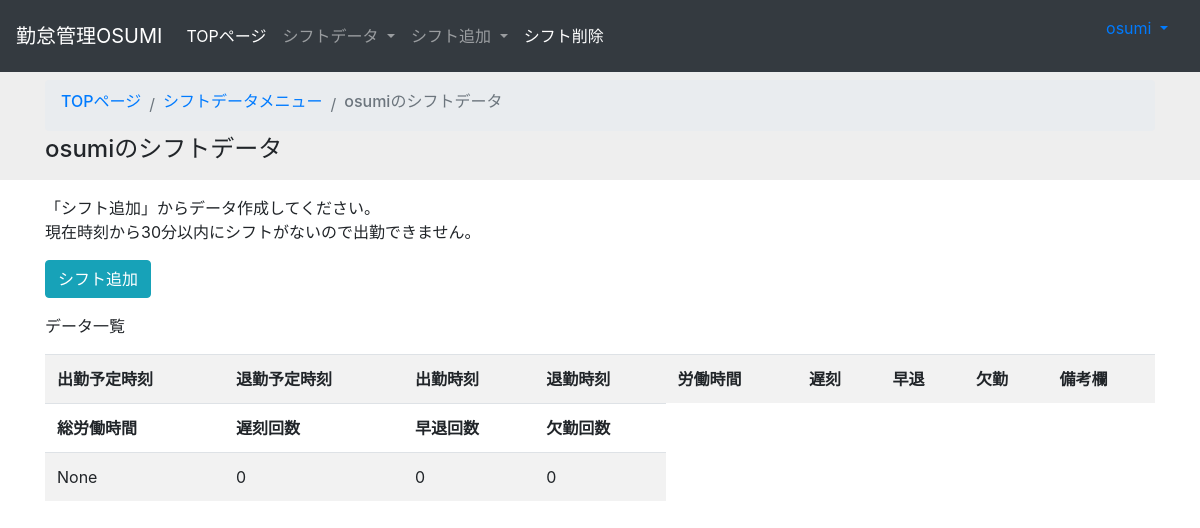
/attendance2/mylist (signed in), run on an earlier commit of the app's database.
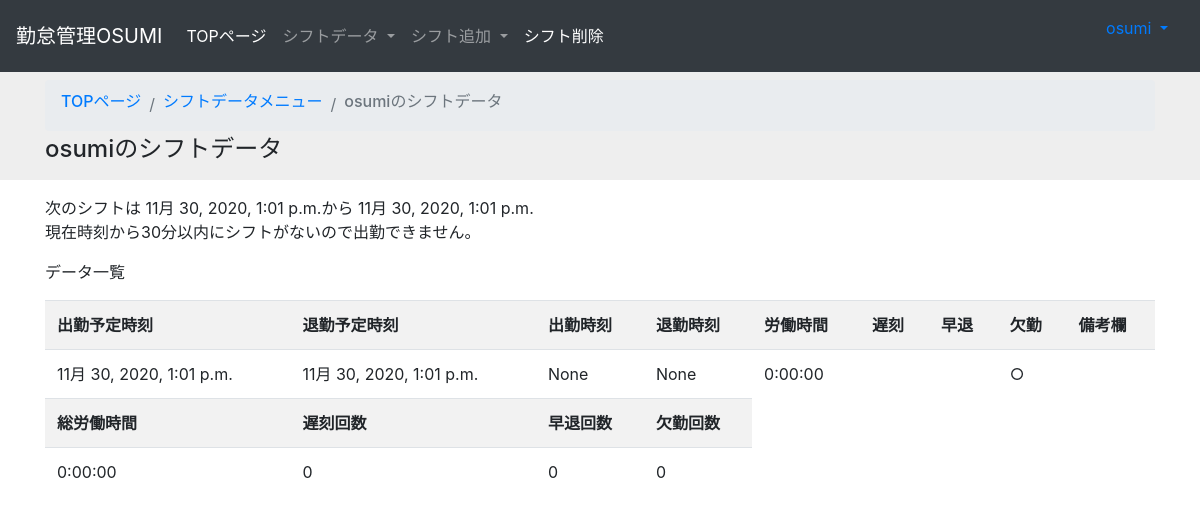
And on a later commit of the database.
### attendance2/models.py (models this page shows)
class Attendance(models.Model):
    user = models.ForeignKey(CustomUser, blank=False, null=False,on_delete=models.CASCADE, verbose_name="スタッフ名")
    scheduled_attend_time = models.DateTimeField(blank=False, null=False,verbose_name="出勤予定時刻")
    scheduled_leave_time = models.DateTimeField(blank=False, null=False,verbose_name="退勤予定時刻")
    attend_time = models.DateTimeField(blank=True, null=True, verbose_name="出勤時刻")
    leave_time = models.DateTimeField(blank=True, null=True, verbose_name="退勤時刻")
    work_time=models.DurationField(default=timedelta(), verbose_name="労働時間")
    remarks = models.TextField(blank=True, null=True, verbose_name="備考欄")
    def is_late(self): #遅刻判定フラグ
        if self.attend_time:
            if self.attend_time > self.scheduled_attend_time:
                return '○'
            else:
                return ' '
        else:
            return ' '
    def is_early(self): #早退判定フラグ
        if self.leave_time:
            if self.leave_time < self.scheduled_leave_time:
                return '○'
            else:
                return ' '
        else:
            return ' '
    def is_absence(self): #欠勤判定フラグ
        if self.attend_time== None and (self.scheduled_leave_time < timezone.now()):
            return '○'
        else:
            return ' '

### attendance2/views.py (the view, shortened to what this page needs)
# urls.py: path('mylist', views.mylist, name='mylist'),#自分のシフトデータ
def mylist(request):#自分のシフトデータ
    from .models import Attendance
    from django.db.models import Sum
    if request.user.is_authenticated:
        data = Attendance.objects.filter(user=request.user).order_by("scheduled_attend_time")
        absence_count=Attendance.objects.filter(user=request.user,attend_time=None ,leave_time=None,scheduled_leave_time__lt= datetime.now()).count()
        late_count = Attendance.objects.filter(user=request.user,attend_time__gt = F('scheduled_attend_time')).count()
        early_count = Attendance.objects.filter(user=request.user,leave_time__lt=F('scheduled_leave_time')).count()
        sum = data.aggregate(Sum('work_time'))
        if Attendance.objects.filter(Q(user=request.user),Q(scheduled_attend_time__lt=datetime.now()+timedelta(minutes=30)),Q(scheduled_leave_time__gt=datetime.now()),Q(attend_time=None),Q(leave_time=None)).exists():
            if Attendance.objects.filter(Q(user=request.user),Q(scheduled_leave_time__gt=datetime.now()),Q(attend_time=None)|Q(leave_time=None)).exists():
                display=Attendance.objects.filter(Q(user=request.user),Q(scheduled_leave_time__gt=datetime.now()),Q(attend_time=None)|Q(leave_time=None)).earliest('scheduled_attend_time')
                params = {  'message': request.user,#アカウントユーザー名表示
                            'attend_flag':True,#出勤ボタン表示flag
                            'leave_flag':False,#退勤ボタン表示flag
                            'data_flag':True,#データ存在flag
                            'display':display,#次のシフト表示
                            'data': data,#自分のシフトデータ
                            'sum':sum,#総労働時間
                            'user':request.user,#ログインユーザー名
                            'absence_count':absence_count,#欠席回数
                            'late_count':late_count,#遅刻回数
                            'early_count':early_count#早退回数
                        }
            else:
                params = {  'message': request.user,
                            'attend_flag':True,
                            'leave_flag':False,
                            'data_flag':False,
                            'data': data,#自分のシフトデータ
                            'sum':sum,#総労働時間
                            'user':request.user,#ログインユーザー名
                            'absence_count':absence_count,#欠席回数
                            'late_count':late_count,#遅刻回数
                            'early_count':early_count#早退回数
                        }
        elif Attendance.objects.filter(user=request.user,scheduled_leave_time__gt=datetime.now()).exists():
            if Attendance.objects.filter(Q(user=request.user),Q(scheduled_leave_time__gt=datetime.now()),Q(attend_time=None)|Q(leave_time=None)).exists():
                display=Attendance.objects.filter(Q(user=request.user),Q(scheduled_leave_time__gt=datetime.now()),Q(attend_time=None)|Q(leave_time=None)).earliest('scheduled_attend_time')
                params = {  'message': request.user,
                            'attend_flag':False,
                            'leave_flag':False,
                            'data_flag':True,
                            'data':data,
                            'display': display,#自分のシフトデータ
                            'sum':sum,#総労働時間
                            'user':request.user,#ログインユーザー名
                            'absence_count':absence_count,#欠席回数
                            'late_count':late_count,#遅刻回数
                            'early_count':early_count#早退回数
                        }
        else:
            params = {  'message': request.user,
                        'attend_flag':False,
                        'leave_flag':False,
                        'data_flag':False,
                        'data': data,#自分のシフトデータ
                        'user':request.user,#ログインユーザー名
                        'sum':sum,#総労働時間
                        'absence_count':absence_count,#欠席回数
                        'late_count':late_count,#遅刻回数
                        'early_count':early_count#早退回数
                    }
        return render(request, 'attendance2/mylist.html', params)
    else:
        object=Images.objects.get(pk=1)
        return render(request, 'myapp/index.html',{'object':object})

### templates/attendance2/mylist.html (shortened to what the changed rows need)
<!doctype html>
<html lang="ja">
    <head>
        <link rel="stylesheet" href="https://stackpath.bootstrapcdn.com/bootstrap/4.5.0/css/bootstrap.min.css">
    </head>
    <body>
    </body>
</html>
<!DOCTYPE html>
<html>
    <div class="py-3">
        <div class="container">
            {% if data_flag and attend_flag == False and leave_flag ==　False　%}
                次のシフトは
                {{display.scheduled_attend_time}}から
                {{display.scheduled_leave_time}}<p />
            {% elif data_flag %}
                現在のシフトは
                {{display.scheduled_attend_time}}から
                {{display.scheduled_leave_time}}<p />
            {% elif  request.user.authority == '管理者'%}
                「シフト追加」からデータ作成してください。<p />
            {% endif %}
            {% if attend_flag == False and leave_flag　== False %}
                現在時刻から30分以内にシフトがないので出勤できません。<p />
            {% elif attend_flag == True %}
                出勤できます。出勤ボタンを押してください。<p />
            {% elif leave_flag == True %}
                退勤できます。退勤ボタンを押してください。<p />
            {% endif %}
            {% if data_flag == False and request.user.authority == '管理者'%}
                <a href='shift_addition_menu' class='btn btn-info'>シフト追加</a><p />
            {% endif %}
            <p>データ一覧</p>
            <div class="table-responsive">
            <table class ='table table-striped' >
                <tr>
                    <th>出勤予定時刻</th>
                    <th>退勤予定時刻</th>
                    <th>出勤時刻</th>
                    <th>退勤時刻</th>
                    <th>労働時間</th>
                    <th>遅刻</th>
                    <th>早退</th>
                    <th>欠勤</th>
                    <th>備考欄</th>
                </tr>
                {% for member in data %}
                <tr>
                    <td>{{ member.scheduled_attend_time}}</td>
                    <td>{{ member.scheduled_leave_time}}</td>
                    <td>{{ member.attend_time }}</td>
                    <td>{{ member.leave_time}}</td>
                    <td>{{member.work_time}}</td>
                    <td>{{ member.is_late}}</td>
                    <td>{{ member.is_early}}</td>
                    <td>{{ member.is_absence}}</td>
                    <td>{{ member.remarks }}</td>
                </tr>
                {% endfor %}
                    <tr>
                        <th>総労働時間</th>
                        <th>遅刻回数</th>
                        <th>早退回数</th>
                        <th>欠勤回数</th>
                    </tr>
                    <tr>
                        <td>{{sum.work_time__sum}}</td>
                        <td>{{late_count}}</td>
                        <td>{{early_count}}</td>
                        <td>{{absence_count}}</td>
                    </tr>
            </table>
            </div>
        </div>
    </div>
</html>

What changed in the data, as far as the page shows it:
added Attendance: scheduled_attend_time "11月 30, 2020, 1:01 p.m.", scheduled_leave_time "11月 30, 2020, 1:01 p.m.", attend_time "None", leave_time "None", work_time "0:00:00", is_absence "○"
Also different on the page:
{{ sum.work_time__sum }}: "None" → "0:00:00"
text no longer shown: "「シフト追加」からデータ作成してください。 シフト追加"
text now shown: "次のシフトは から"
